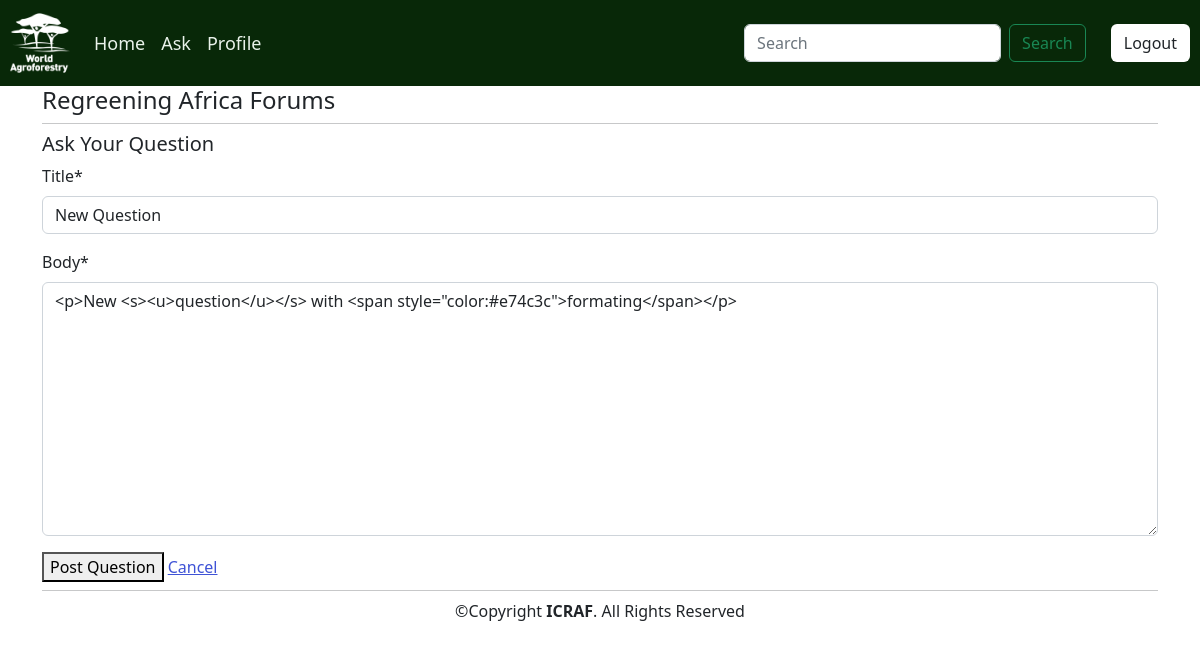
Page /questions/20/update (signed in) on the committed database.
### forum_app/models.py (models this page shows, shortened)
class Question(models.Model):
    user = models.ForeignKey(User, null=True, on_delete=models.DO_NOTHING)
    profile = models.ForeignKey(Profile, null=True, blank=True, on_delete=models.CASCADE)
    title = models.CharField(max_length=100, null=False, blank=False)
    body = RichTextField()
    created = models.DateTimeField(default=timezone.now)
    updated = models.DateTimeField(auto_now = True)
    categories = models.ManyToManyField(Category)
    tags = models.ManyToManyField(Tag)
    likes = models.ManyToManyField(User, related_name='questions_post')

### forum_app/views.py (the view, shortened to what this page needs)
# urls.py: path('questions/<int:pk>/update', views.QuestionUpdateView.as_view(), name='questions_update'),
class QuestionUpdateView(UserPassesTestMixin, LoginRequiredMixin, UpdateView):
    model = Question
    fields = ['title', 'body']
    def test_func(self):
        question = self.get_object()
        if self.request.user == question.user:
            return True
        else:
            return False

### forum_app/templates/forum_app/question_form.html (shortened to what this page needs)
{% extends 'base.html' %}
{% load crispy_forms_tags %}
{% block content%}
<div>
    <div>
        <div>
            <div>
                <h5>Ask Your Question</h5>
            </div>
        </div>
        <div>
                <form action="" method="POST" enctype="multipart/form-data">
                        {{form|crispy}}
                        <button>Post Question</button>
                        <a href="{% url 'home' %}">Cancel</a>
                </form>
            </div>
        </div>
</div>
{% endblock content %}

### templates/navbar.html (style rules this page uses)
a { color:rgb(63, 83, 214); }

### rows in the picture
Question: title "New Question", body "<p>New <s><u>question</u></s> with <span style=\"color:#e74c3c\">formating</span></p>"
